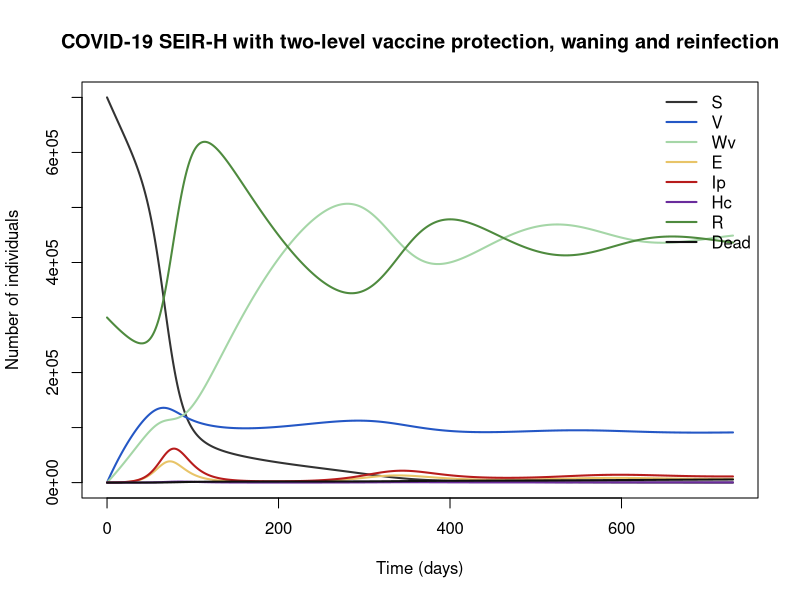

Write the R code that produced this figure.
## COVID-19 SEIR-H with two-level vaccine protection, waning and reinfection
## COVID-19.
## vh_red would need a separate exposed class for vaccinated people (E_v) to act properly.
## Parameter values: 0 of 13 checked against the source; the rest are recalled or illustrative.
## Reference: [ILLUSTRATIVE] generic structure of the kind used in many 2021 vaccination models. Values are chosen to be plausible, not taken from a single paper. Waning anchor: Andrews N et al. "Covid-19 vaccine effectiveness against the Omicron (B.1.1.529) variant." N…
## Source: https://doi.org/10.1056/NEJMoa2119451
##
## Generated from a compartmental model diagram (model format v1).
## Regenerating from the same diagram always gives this exact file.
##
## Compartments: S, V, Wv, E, Ip, Hc, R, Dead
## Flows (time unit: days):
##   S -> E      : foi * S
##   V -> E      : (1 - ve_V) * foi * V
##   Wv -> E     : (1 - ve_W) * foi * Wv
##   S -> V      : vac_rate * S
##   V -> Wv     : wane_V * V
##   Wv -> V     : boost_rate * Wv
##   R -> Wv     : wane_R * R
##   E -> Ip     : sig_lat * E
##   Ip -> Hc    : p_hosp * g_rec * Ip
##   Ip -> R     : (1 - p_hosp) * g_rec * Ip
##   Hc -> R     : (1 - p_die) * h_rec * Hc
##   Hc -> Dead  : p_die * h_rec * Hc

library(deSolve)

# ---- Time ------------------------------------------------------------
times <- seq(0, 730, by = 1)  # days

# ---- Parameters ------------------------------------------------------
parameters <- c(
  R0_eff = 3,         # illustrative
  sig_lat = 1 / 3,    # latent period of 3 days (1/day) [illustrative]
  g_rec = 1 / 5,      # infectious period of 5 days (1/day) [illustrative]
  p_hosp = 0.02,      # hospitalised fraction, unvaccinated [illustrative]
  h_rec = 1 / 8,      # hospital stay (1/day) [illustrative]
  p_die = 0.15,       # in-hospital fatality [illustrative]
  vac_rate = 0.005,   # per-capita vaccination rate of S (1/day) [illustrative]
  ve_V = 0.8,         # leaky protection against infection [illustrative]
  ve_W = 0.3,         # leaky protection against infection [illustrative]
  vh_red = 0.8,       # extra reduction in hospitalisation if infected after vaccination [illustrative]
  wane_V = 1 / 120,   # waning from V to Wv (1/day) [illustrative]
  wane_R = 1 / 180,   # waning of infection immunity, R to Wv (1/day) [illustrative]
  boost_rate = 0.002  # booster from Wv back to V (1/day) [illustrative]
)

# ---- Initial conditions ----------------------------------------------
state <- c(
  S = 0.7 * 1e6,  # susceptible, unvaccinated
  V = 0,          # recently vaccinated (high protection)
  Wv = 0,         # vaccinated, waned protection
  E = 100,        # exposed
  Ip = 100,       # infectious
  Hc = 0,         # hospitalised
  R = 0.3 * 1e6,  # recovered (hybrid or natural immunity)
  Dead = 0        # COVID deaths
)

# ---- Model equations -------------------------------------------------
covid_vax_waning_model <- function(t, state, parameters) {
  with(as.list(c(state, parameters)), {
    # Total population
    N <- S + V + Wv + E + Ip + Hc + R

    # Derived quantities
    foi <- R0_eff * g_rec * Ip / N

    # Rates of change
    dS <- -foi * S - vac_rate * S
    dV <- -(1 - ve_V) * foi * V + vac_rate * S - wane_V * V + boost_rate * Wv
    dWv <- -(1 - ve_W) * foi * Wv + wane_V * V - boost_rate * Wv + wane_R * R
    dE <- foi * S + (1 - ve_V) * foi * V + (1 - ve_W) * foi * Wv - sig_lat * E
    dIp <- sig_lat * E - p_hosp * g_rec * Ip - (1 - p_hosp) * g_rec * Ip
    dHc <- p_hosp * g_rec * Ip - (1 - p_die) * h_rec * Hc - p_die * h_rec * Hc
    dR <- -wane_R * R + (1 - p_hosp) * g_rec * Ip + (1 - p_die) * h_rec * Hc
    dDead <- p_die * h_rec * Hc

    list(c(dS, dV, dWv, dE, dIp, dHc, dR, dDead))
  })
}

# ---- Solve -----------------------------------------------------------
out <- ode(y = state, times = times, func = covid_vax_waning_model, parms = parameters)
out <- as.data.frame(out)

# ---- Plot ------------------------------------------------------------
compartment_cols <- c(S = "#333333", V = "#2457C5", Wv = "#A5D6A7", E = "#E8C468", Ip = "#B71C1C", Hc = "#6A2C9C", R = "#4E8A3E", Dead = "#111111")
matplot(out$time, out[, names(compartment_cols)], type = "l", lty = 1, lwd = 2,
        col = compartment_cols, xlab = "Time (days)", ylab = "Number of individuals",
        main = "COVID-19 SEIR-H with two-level vaccine protection, waning and reinfection")
legend("topright", legend = names(compartment_cols), col = compartment_cols,
       lty = 1, lwd = 2, bty = "n")
